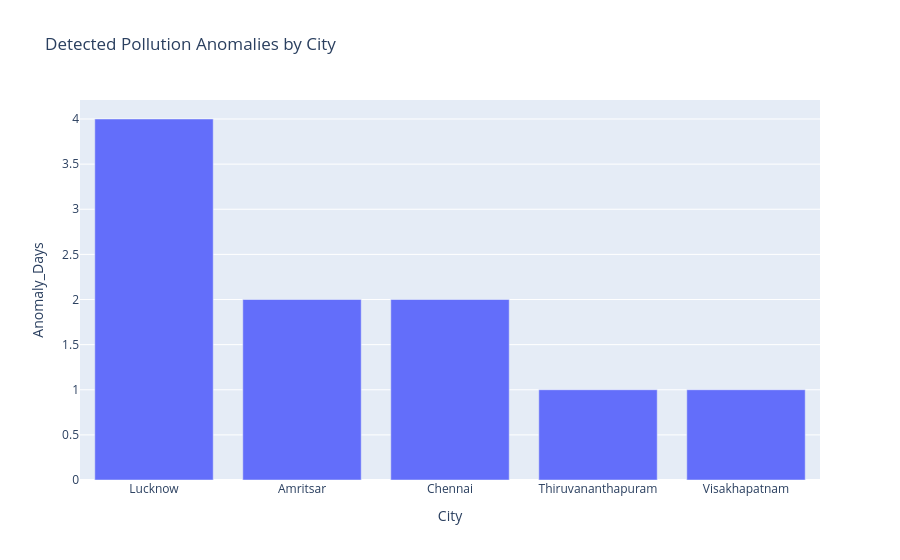

The code cell stored with this chart in its notebook:
### Code cell
fig = px.bar(
    city_anomalies.sort_values(
        "Anomaly_Days",
        ascending=False
    ),
    x="City",
    y="Anomaly_Days",
    title="Detected Pollution Anomalies by City"
)

fig.show()

### Figure 1 — Plotly figure (JSON) as saved in the notebook; plotly's stock layout.template omitted (floating-point values rounded to 4 significant figures)
{"data": [{"hovertemplate": "City=%{x}<br>Anomaly_Days=%{y}<extra></extra>", "legendgroup": "", "marker": {"color": "#636efa", "pattern": {"shape": ""}}, "name": "", "orientation": "v", "showlegend": false, "textposition": "auto", "type": "bar", "x": ["Lucknow", "Amritsar", "Chennai", "Thiruvananthapuram", "Visakhapatnam"], "xaxis": "x", "y": [4, 2, 2, 1, 1], "yaxis": "y"}], "layout": {"barmode": "relative", "legend": {"tracegroupgap": 0}, "title": {"text": "Detected Pollution Anomalies by City"}, "xaxis": {"anchor": "y", "domain": [0, 1], "title": {"text": "City"}}, "yaxis": {"anchor": "x", "domain": [0, 1], "title": {"text": "Anomaly_Days"}}}}
